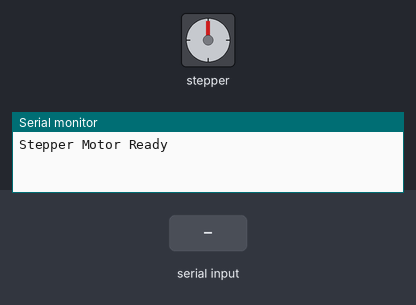
A sketch run on a simulated Arduino Uno, built with avr-gcc and run on an emulated ATmega328P. Parts: stepper motor, the last lines printed to the serial monitor. Wiring (inferred from the names in the program): stepper motor driver (200 steps per turn assumed): step pin 4; direction pin 5. Inputs (shaded band) come from the test bench.

Above: at 1.2 s.
1.3 s: "SPIN_CW:90\n" received over Serial
At 1.7 s:
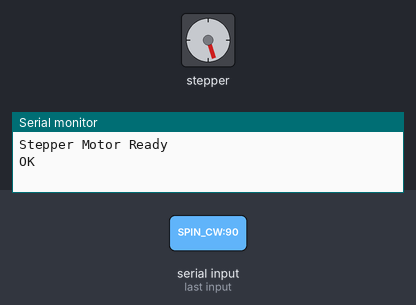
2.9 s: "SPIN_CW:90\n" received over Serial
At 4.1 s:
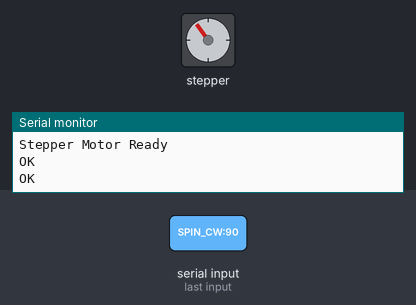
4.5 s: "SPIN_CCW:90\n" received over Serial
At 5.3 s:
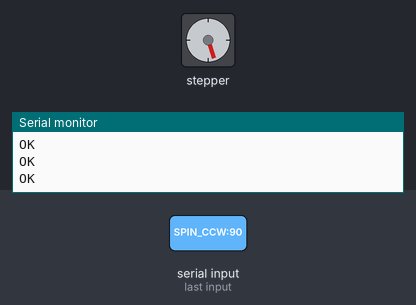
Timing chart, 0 to 7.5 s (numbered marks = the images above; inputs shaded):
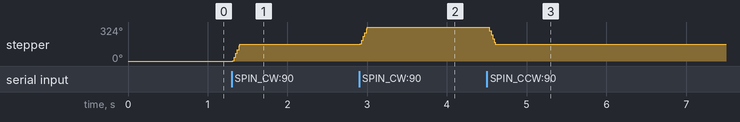

The sketch:

StepperOriginal.ino
```cpp
// Stepper Motor Control with DRV8825
// DIR pin: 5
// STEP pin: 4
// Serial commands:
//   SPIN_CW:<steps>
//   SPIN_CCW:<steps>
//   SLEEP:<milliseconds>

const int DIR_PIN = 5;
const int STEP_PIN = 4;
const unsigned int STEP_PULSE_US = 500;

String readLine() {
    String line = Serial.readStringUntil('\n');
    line.trim();
    return line;
}

void setup() {
    pinMode(DIR_PIN, OUTPUT);
    pinMode(STEP_PIN, OUTPUT);
    Serial.begin(9600);
    Serial.println("Stepper Motor Ready");
}

void loop() {
    if (Serial.available() > 0) {
        String command = readLine();

        if (command.startsWith("SPIN_CW:")) {
            long steps = command.substring(8).toInt();
            rotateMotor(steps, true);
            Serial.println("OK");
        } else if (command.startsWith("SPIN_CCW:")) {
            long steps = command.substring(9).toInt();
            rotateMotor(steps, false);
            Serial.println("OK");
        } else if (command.startsWith("SLEEP:")) {
            long ms = command.substring(6).toInt();
            if (ms < 0) ms = 0;
            delay(ms);
            Serial.println("OK");
        } else {
            Serial.println("ERR:UNKNOWN");
        }
    }
}

void rotateMotor(long steps, bool clockwise) {
    if (steps < 0) steps = -steps;
    digitalWrite(DIR_PIN, clockwise ? HIGH : LOW);

    for (long i = 0; i < steps; i++) {
        digitalWrite(STEP_PIN, HIGH);
        delayMicroseconds(STEP_PULSE_US);
        digitalWrite(STEP_PIN, LOW);
        delayMicroseconds(STEP_PULSE_US);
    }
}
```

Measured:
- after the input at 1.3 s, stepper: turns 162° clockwise, starting at once
- after the input at 2.9 s, stepper: turns 162° clockwise, starting at once
- after the input at 4.5 s, stepper: turns 162° counter-clockwise, starting at once
